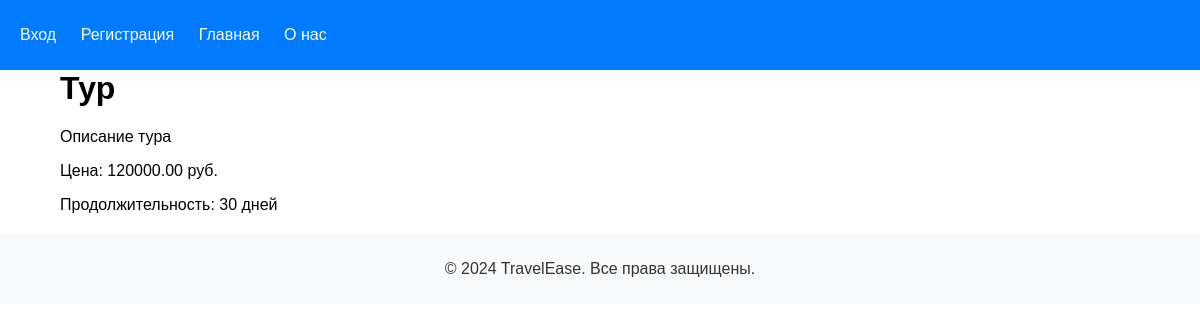
Screenshot of /tour.php?tour_id=2 with the database file from the repository.
### tables this page shows
CREATE TABLE `tours` (
  `id` int(11) NOT NULL,
  `name` varchar(255) DEFAULT NULL,
  `description` text DEFAULT NULL,
  `image_path` varchar(255) DEFAULT NULL,
  `price` decimal(10,2) DEFAULT NULL,
  `duration` int(11) DEFAULT NULL
);

### tour.php (the view, shortened to what this page needs)
<?php
include('includes/db_connection.php');
if(isset($_GET['tour_id'])) {
    $tour_id = $_GET['tour_id'];
    $sql = "SELECT * FROM tours WHERE id = '$tour_id'";
    $result = mysqli_query($conn, $sql);
    if(mysqli_num_rows($result) == 1) {
        $tour = mysqli_fetch_assoc($result);
    } else {
        header("Location: index.php");
        exit();
    }
} else {
    header("Location: index.php");
    exit();
}
?>
<!DOCTYPE html>
<html lang="en">
<head>
    <link rel="stylesheet" href="css/style.css">
</head>
<body>
    <?php include('includes/header.php'); ?>
    <div class="container">
        <?php
        if(isset($tour)) {
            echo "<h1>{$tour['name']}</h1>";
            echo "<p>{$tour['description']}</p>";
            echo "<p>Цена: {$tour['price']} руб.</p>";
            echo "<p>Продолжительность: {$tour['duration']} дней</p>";
        } else {
            echo "<p>Тур не найден.</p>";
        }
        ?>
    </div>
    <?php include('includes/footer.php'); ?>
</body>
</html>

### css/style.css (style rules this page uses)
body, html { margin: 0; padding: 0; font-family: Arial, sans-serif; }
h1, h2, h3, h4, h5, h6 { font-family: Arial, sans-serif; margin-top: 0; }
.container { width: 90%; margin: 0 auto; }

### rows the page displays
tours: name "Тур", description "Описание тура", price "120000.00", duration "30"
